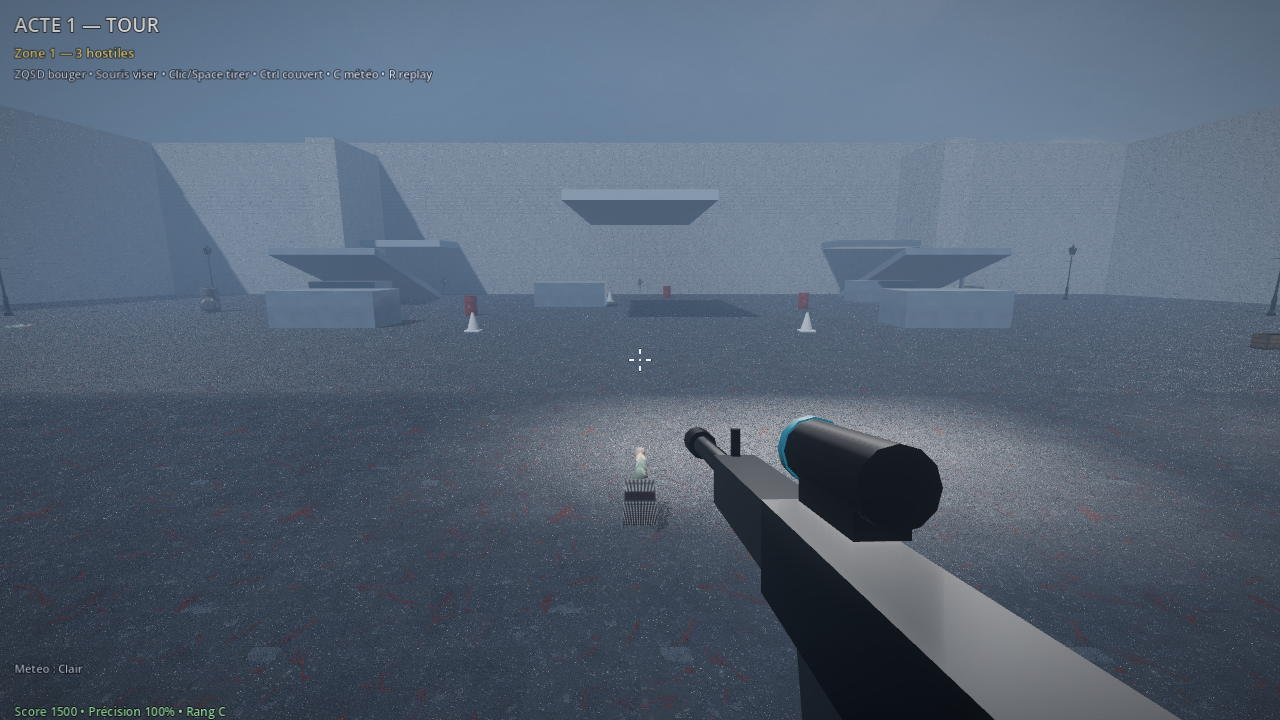
#> input picture screenshots/acte1.png, 1280 x 720 px
$ python shot_stats.py ../screenshots/acte1.png
#> lines starting #> are read from the running program, lines starting #| are printed output that depends on the picture
#!/usr/bin/env python3
"""Quick visual metrics for a screenshot, plus a coarse ASCII preview.

The point is to catch regressions objectively without opening the image:
a flat/hazy frame has a low standard deviation, a broken one is black or
blown out.

    python tools/shot_stats.py screenshots/acte1.png [--ascii]
"""
import sys

from PIL import Image

RAMP = " .:-=+*#%@"


def main() -> int:
    args = [a for a in sys.argv[1:] if not a.startswith("--")]
    if not args:
        print(__doc__)
        return 1
    show_ascii = "--ascii" in sys.argv
    for path in args:
        im = Image.open(path).convert("RGB")
#> im is the input picture: PIL image 1280x720 RGB; mean R, G, B 85.3, 99.1, 116.4
        g = im.convert("L")
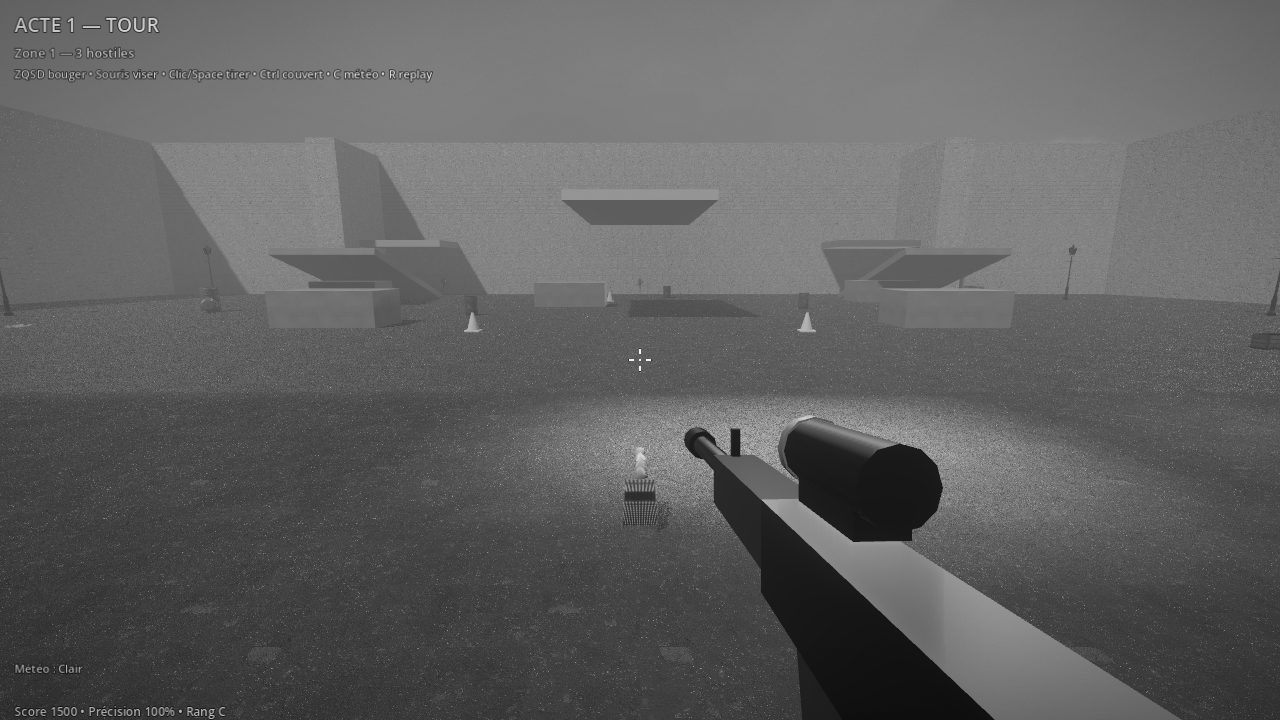
#> g: PIL image 1280x720 L; min 10, max 243, mean 97
        hist = g.histogram()
#> hist = 256 values, max 21353 at index 126, min 0 at index 0, mean 3600
        total = sum(hist)
#> total = 921600
        mean = sum(i * n for i, n in enumerate(hist)) / total
#> mean = 96.95
        var = sum(n * (i - mean) ** 2 for i, n in enumerate(hist)) / total
#> var = 905.3
        std = var ** 0.5
#> std = 30.09
        black = sum(hist[:6]) / total * 100
#> black = 0
        blown = sum(hist[251:]) / total * 100
#> blown = 0
        dark = sum(hist[:64]) / total * 100
#> dark = 14.91
        light = sum(hist[192:]) / total * 100
#> light = 0.045
        print("%-28s %dx%d mean=%5.1f std=%5.1f noir=%4.1f%% sombre=%4.1f%% "
              "clair=%4.1f%% cramé=%4.1f%%" % (path, im.width, im.height, mean,
                                               std, black, dark, light, blown))
#| ../screenshots/acte1.png     1280x720 mean= 97.0 std= 30.1 noir= 0.0% sombre=14.9% clair= 0.0% cramé= 0.0%
        if show_ascii:
            small = g.resize((64, 24), Image.LANCZOS)
            for y in range(24):
                print("  " + "".join(RAMP[min(9, small.getpixel((x, y)) * 10 // 256)]
                                     for x in range(64)))
    return 0


if __name__ == "__main__":
    raise SystemExit(main())
#> (the program exits here)

$ run again, with screenshots/acte2.png copied over screenshots/acte1.png
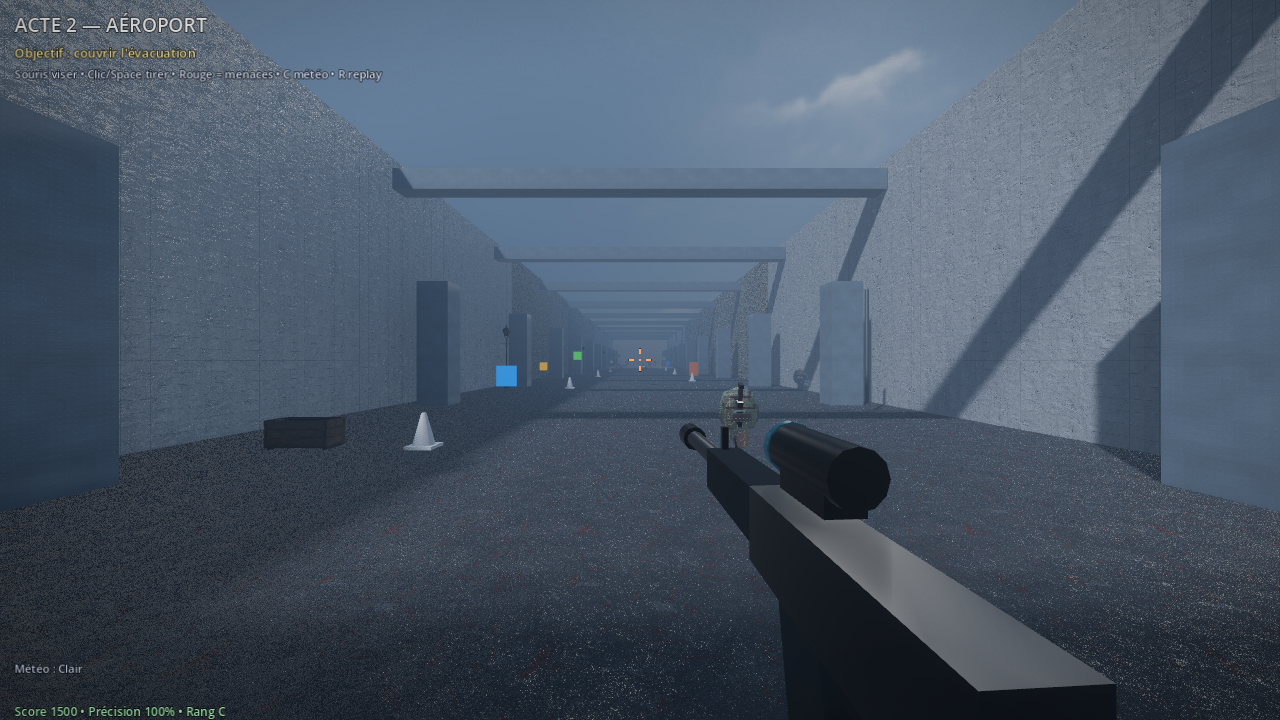
#> input picture screenshots/acte2.png, 1280 x 720 px
#> in main, im is the input picture: PIL image 1280x720 RGB; mean R, G, B 73.5, 86.8, 102.8
#> in main, `g = im.convert("L")`:
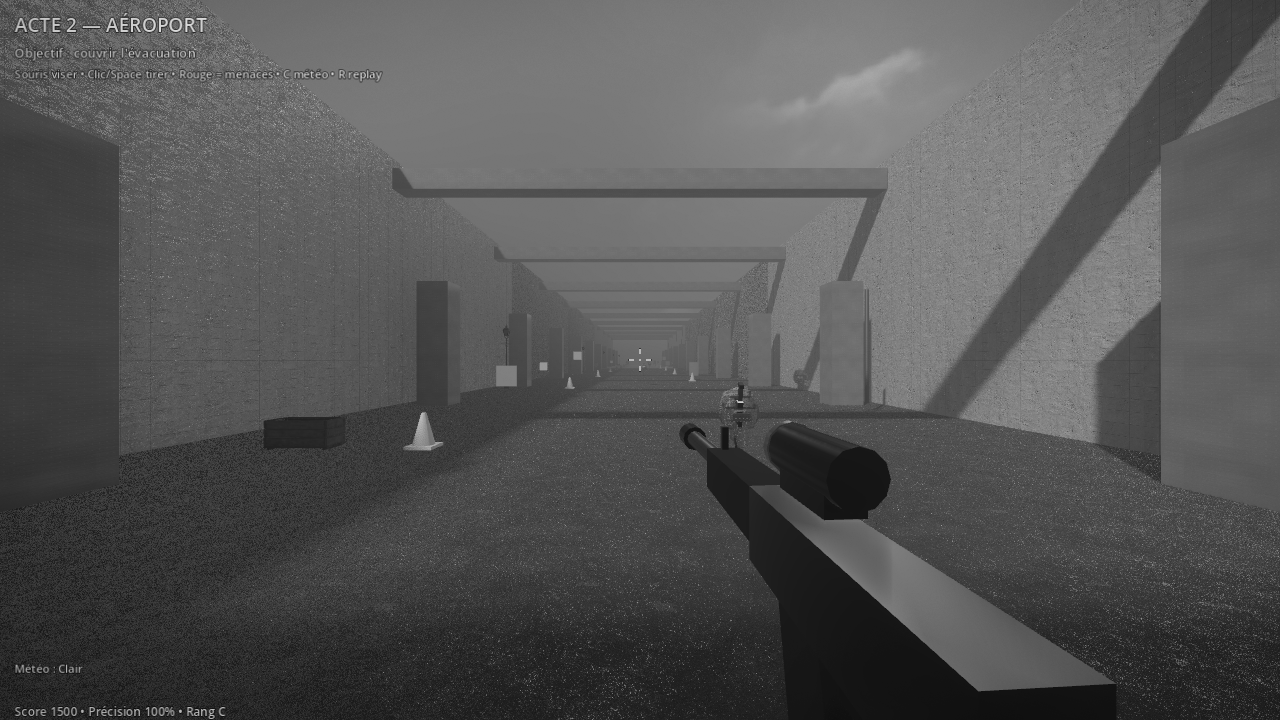
#> g: PIL image 1280x720 L; min 8, max 219, mean 84.6
#> hist = 256 values, max 15885 at index 121, min 0 at index 0, mean 3600
#> total = 921600
#> mean = 84.63
#> var = 1062.8
#> std = 32.6
#> black = 0
#> dark = 28.32
#> light = 0.0534
#| ../screenshots/acte1.png     1280x720 mean= 84.6 std= 32.6 noir= 0.0% sombre=28.3% clair= 0.1% cramé= 0.0%

$ run again, with screenshots/acte3.png copied over screenshots/acte1.png
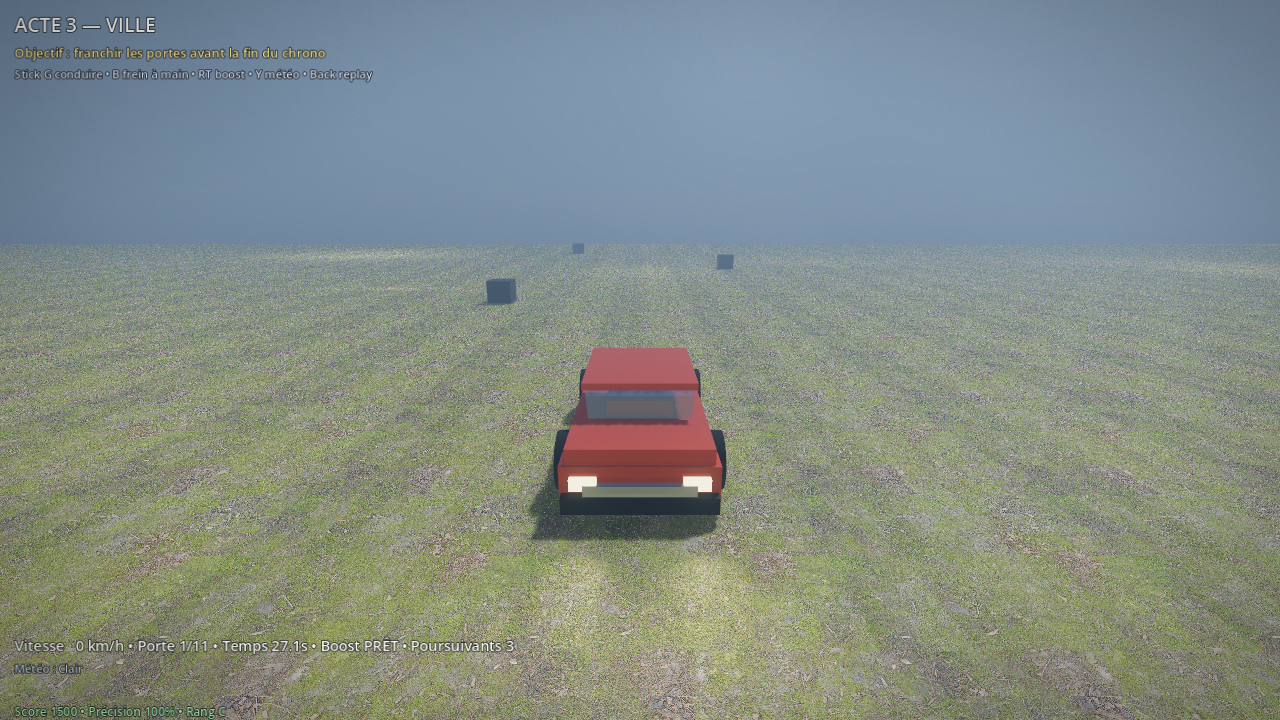
#> input picture screenshots/acte3.png, 1280 x 720 px
#> in main, im is the input picture: PIL image 1280x720 RGB; mean R, G, B 131.3, 141.3, 135.4
#> in main, `g = im.convert("L")`:
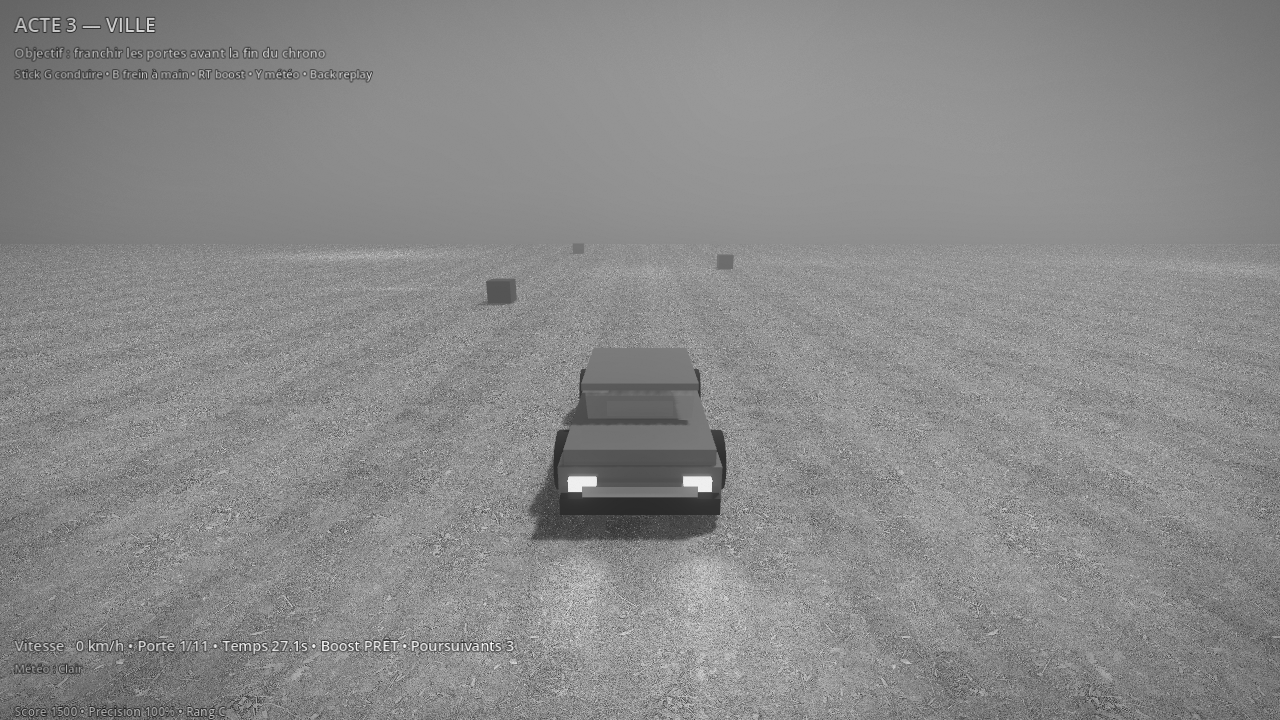
#> g: PIL image 1280x720 L; min 19, max 251, mean 137.6
#> hist = 256 values, max 29521 at index 143, min 0 at index 0, mean 3600
#> total = 921600
#> mean = 137.6
#> var = 399.1
#> std = 19.98
#> black = 0
#> blown = 0.000217
#> dark = 0.596
#> light = 0.515
#| ../screenshots/acte1.png     1280x720 mean=137.6 std= 20.0 noir= 0.0% sombre= 0.6% clair= 0.5% cramé= 0.0%
